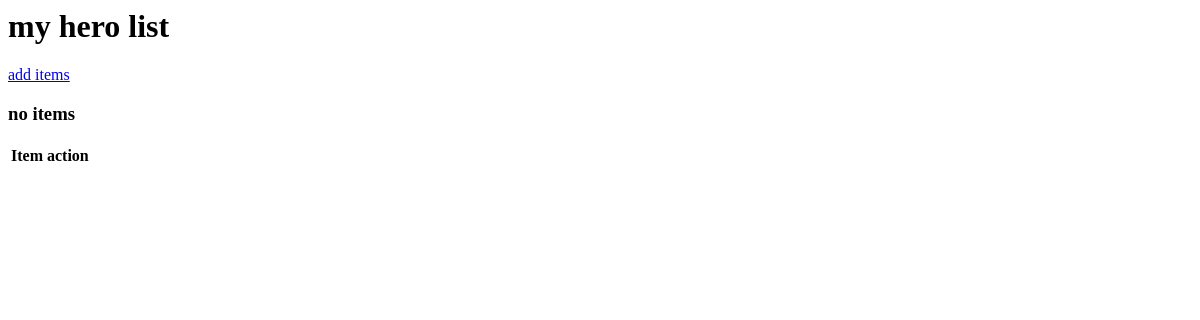
The app's page /handl/, older data.
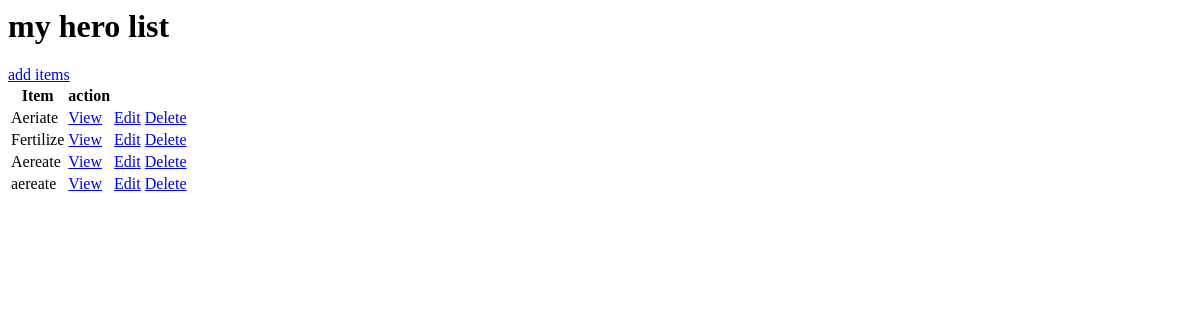
The same page, newer data.
### handl/models.py (models this page shows, shortened)
class Task(models.Model):
    user = models.ForeignKey(User,on_delete=models.CASCADE, null=True, blank=True)
    title = models.CharField(max_length=200)
    tasktype = models.CharField('Type of Task',max_length=2, choices=EVENT_CHOICES, null=True, blank=True,
                                            help_text="Classify the event")
    repeatevent = models.CharField('Task repeats?', max_length=2, choices=REPEAT_CHOICES, null=True, blank=True,
                                            help_text="Select if the event repeats or not")
    moyval = models.CharField('Month it repeats',max_length=9, choices=MONTH_CHOICES, null=True, blank=True,
                                            help_text="Select Month event repeats in")
    description = models.TextField(null=True, blank=True)
    complete = models.BooleanField(default=False)
    created = models.DateTimeField(auto_now_add=True)
    class Meta:
        order_with_respect_to = 'user'

### handl/views.py (the view)
# urls.py: path('', TaskList.as_view(), name='tasks'),
class TaskList(ListView):
   model = Task
   context_object_name = 'tasks'

### handl/templates/handl/task_list.html
<h1>my hero list</h1>
<a href="{%url 'task-create' %}">add items</a>
<table>
    <tr>
        <th>Item</th>
        <th>action</th>
    </tr>
    {% for task in tasks %}
    <tr>
        <td>{{task.title}}</td>
        <td><a href = "{% url 'task' task.id %}">View</a></td>
        <td><a href = "{% url 'task-update' task.id %}">Edit</a></td>
        <td><a href = "{% url 'task-delete' task.id %}">Delete</a></td>
    </tr>
    {% empty %}
      <h3>no items</h3>
    {% endfor %}
    </table>

Row changes from the older to the newer data that the page shows:
added Task: title "Aeriate"
added Task: title "Fertilize"
added Task: title "Aereate"
added Task: title "aereate"
Text that changed along with them:
text no longer shown: "no items"
